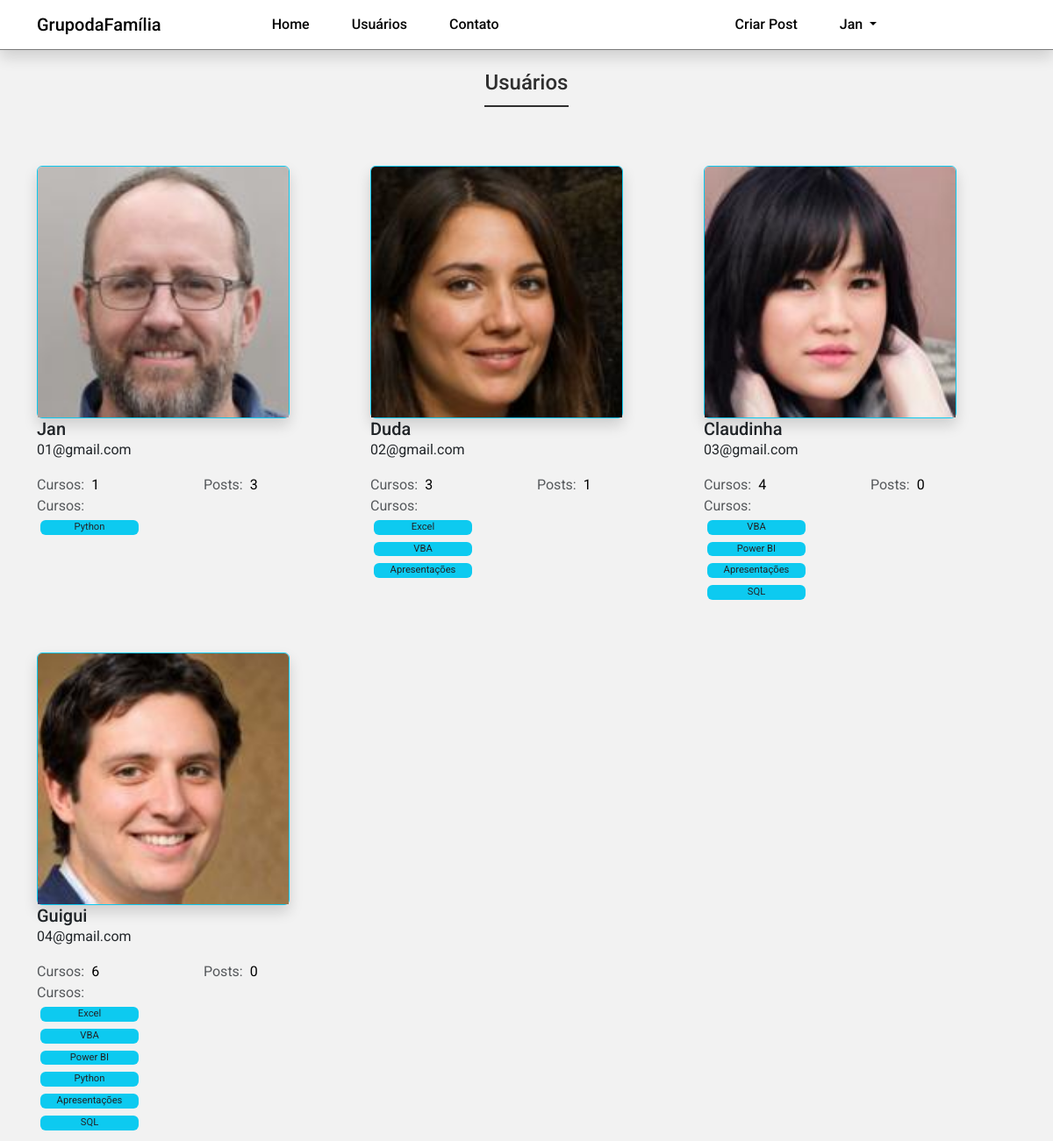
Page /usuarios (signed in) on the earlier database version.
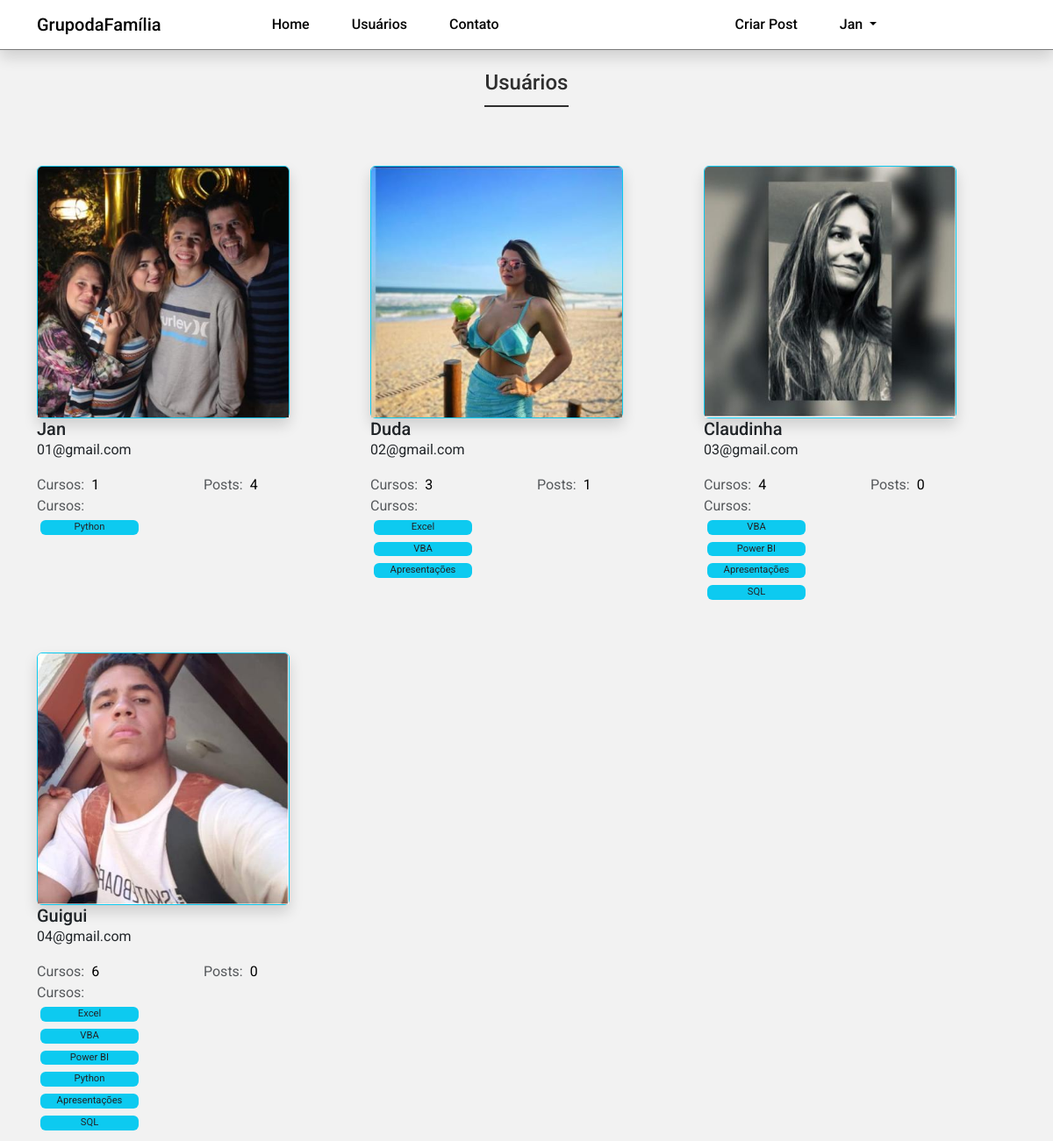
Same page on the later database version.
### dafamilia/models.py (models this page shows)
class Usuario(database.Model, UserMixin):
    id = database.Column(database.Integer, primary_key=True)
    username = database.Column(database.String, nullable=False)
    email = database.Column(database.String, nullable=False, unique=True)
    senha = database.Column(database.String, nullable=False)
    foto_perfil = database.Column(database.String, default='default.jpg')
    posts = database.relationship('Post', backref='autor', lazy=True)
    cursos = database.Column(database.String, nullable=False, default='Não Informado')
    def contar_posts(self):
        return len(self.posts)

### dafamilia/routes.py (the view)
@app.route('/usuarios')
@login_required
def usuarios():
    lista_usuarios = Usuario.query.all()
    return render_template('usuarios.html', lista_usuarios=lista_usuarios)

### dafamilia/models.py (called while the page is built)
@login_manager.user_loader
def load_usuario(id_usuario):
    return Usuario.query.get(int(id_usuario))

### dafamilia/templates/usuarios.html (shortened to what this page needs)
{% extends 'base.html' %}
{% block body %}
    <div class="container">
        <h1 class="page-h1">Usuários</h1>
        <div class="row">
            {% for usuario in lista_usuarios %}
                <div class="col-12 col-md-6 col-lg-4">
                     <div class="card border border-info shadow mt-5" style="width: 18rem;">
                        <img src="{{ url_for('static', filename='fotos_perfil/{}'.format(usuario.foto_perfil)) }}" class="card-img-top" alt="Foto do Usuário {{usuario.username}}">
                    </div>
                    <div class="card-body">
                        <h5 class="card-title">{{usuario.username}}</h5>
                        <address class="text-start">{{usuario.email}}</address>
                    </div>
                    <div class="card-stats">
                        <div class="row">
                            <div class="col-6">
                                <span class="text-muted ">Cursos:</span>
                                {% if 'Não Informado' in usuario.cursos or current_user.cursos == '' %}
                                    <span class="text-black ms-1">0</span>
                                {% else %}
                                    <span class="text-black ms-1">{{ usuario.cursos.count(';') + 1 }}</span>
                                {% endif %}
                            </div>
                            <div class="col-6">
                                <span class="text-muted ">Posts:</span>
                                <span class="text-black ms-1 ">{{ usuario.contar_posts() }}</span>
                            </div>
                        </div>
                        <div class="card-courses">
                            <span class="text-muted">Cursos:</span>
                            <div class="cursos p-1">
                                {% for curso in usuario.cursos.split(';') %}
                                    <span class="curso rounded">{{ curso }}</span>
                                {% endfor %}
                            </div>
                        </div>
                    </div>
                </div>
            {% endfor %}
        </div>
    </div>
{% endblock %}

### dafamilia/templates/navbar.html (shortened to what this page needs)
   <nav class="navbar navbar-expand-lg fixed-top bg-primary-color shadow" id="navbar">
        <div class="container">
			<a class="navbar-brand primary-color" href="{{ url_for('home') }}">GrupodaFamília</a>
            <div class="collapse navbar-collapse" id="navbar-items">
                <ul class="navbar-nav me-auto mb-2 mb-lg-0">
                    <li class="nav-item">
						<a class="nav-link primary-color" href="{{ url_for('home') }}">Home</a>
					</li>
                    <li class="nav-item">
						<a class="nav-link primary-color" href="{{ url_for('usuarios') }}">Usuários</a>
					</li>
                    <li class="nav-item">
						<a class="nav-link primary-color" href="{{ url_for('contato') }}">Contato</a>
					</li>
				</ul>
				<ul class="navbar-nav d-flex">
					{% if current_user.is_authenticated %}
						<li class="nav-item">
							<a class="nav-link primary-color login" href="{{ url_for('criar_post') }}">Criar Post</a>
						</li>
						<li class="nav-item dropdown">
							<a class="nav-link  primary-color dropdown-toggle" href="#" id="navbarDropdownMenuLink" role="button" data-bs-toggle="dropdown" aria-expanded="false">
								{{ current_user.username}}
							</a>
						</li>
					{% endif %}
				</ul>
            </div>
        </div>
    </nav>

Differences in the rows shown:
changed Usuario "Jan": foto_perfil: a different picture; contar_posts "3" → "4"
changed Usuario "Duda": foto_perfil: a different picture
changed Usuario "Claudinha": foto_perfil: a different picture
changed Usuario "Guigui": foto_perfil: a different picture
